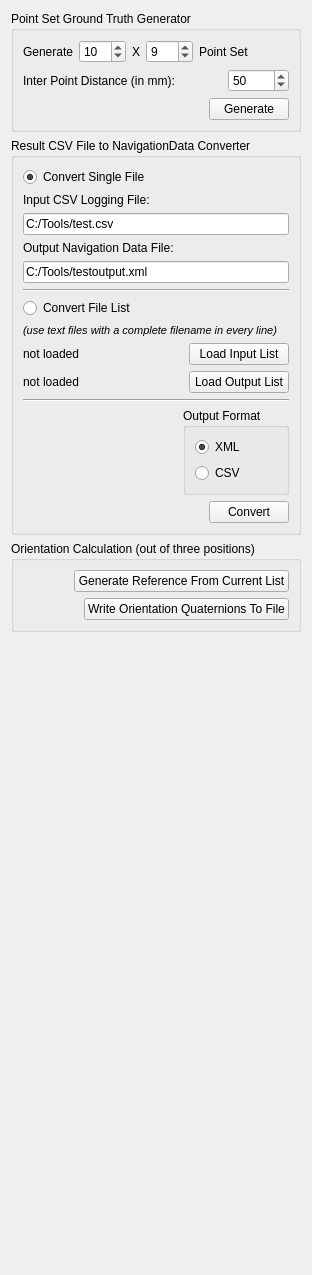
     <widget class="QWidget" name="tab_3">
      <attribute name="title">
       <string>Tools</string>
      </attribute>
      <layout class="QVBoxLayout" name="verticalLayout_10">
       <item>
        <widget class="QGroupBox" name="groupBox_2">
         <property name="title">
          <string>Point Set Ground Truth Generator</string>
         </property>
         <layout class="QVBoxLayout" name="verticalLayout_6">
          <item>
           <layout class="QHBoxLayout" name="horizontalLayout_8">
            <item>
             <widget class="QLabel" name="label_8">
              <property name="text">
               <string>Generate</string>
              </property>
             </widget>
            </item>
            <item>
             <widget class="QSpinBox" name="m_PointNumber1">
              <property name="minimum">
               <number>1</number>
              </property>
              <property name="maximum">
               <number>999</number>
              </property>
              <property name="value">
               <number>10</number>
              </property>
             </widget>
            </item>
            <item>
             <widget class="QLabel" name="label_9">
              <property name="text">
               <string>X</string>
              </property>
             </widget>
            </item>
            <item>
             <widget class="QSpinBox" name="m_PointNumber2">
              <property name="minimum">
               <number>1</number>
              </property>
              <property name="maximum">
               <number>999</number>
              </property>
              <property name="value">
               <number>9</number>
              </property>
             </widget>
            </item>
            <item>
             <widget class="QLabel" name="label_10">
              <property name="text">
               <string>Point Set</string>
              </property>
             </widget>
            </item>
            <item>
             <spacer name="horizontalSpacer_7">
              <property name="orientation">
               <enum>Qt::Horizontal</enum>
              </property>
              <property name="sizeHint" stdset="0">
               <size>
                <width>40</width>
                <height>20</height>
               </size>
              </property>
             </spacer>
            </item>
           </layout>
          </item>
          <item>
           <layout class="QHBoxLayout" name="horizontalLayout_7">
            <item>
             <widget class="QLabel" name="label_11">
              <property name="text">
               <string>Inter Point Distance (in mm):</string>
              </property>
             </widget>
            </item>
            <item>
             <spacer name="horizontalSpacer_8">
              <property name="orientation">
               <enum>Qt::Horizontal</enum>
              </property>
              <property name="sizeHint" stdset="0">
               <size>
                <width>40</width>
                <height>20</height>
               </size>
              </property>
             </spacer>
            </item>
            <item>
             <widget class="QSpinBox" name="m_PointDistance">
              <property name="minimum">
               <number>1</number>
              </property>
              <property name="maximum">
               <number>99999</number>
              </property>
              <property name="value">
               <number>50</number>
              </property>
             </widget>
            </item>
           </layout>
          </item>
          <item>
           <layout class="QHBoxLayout" name="horizontalLayout_9">
            <item>
             <spacer name="horizontalSpacer_6">
              <property name="orientation">
               <enum>Qt::Horizontal</enum>
              </property>
              <property name="sizeHint" stdset="0">
               <size>
                <width>40</width>
                <height>20</height>
               </size>
              </property>
             </spacer>
            </item>
            <item>
             <widget class="QPushButton" name="m_GeneratePointSet">
              <property name="text">
               <string>Generate</string>
              </property>
             </widget>
            </item>
           </layout>
          </item>
         </layout>
        </widget>
       </item>
       <item>
        <widget class="QGroupBox" name="groupBox_3">
         <property name="title">
          <string>Result CSV File to NavigationData Converter</string>
         </property>
         <layout class="QVBoxLayout" name="verticalLayout_7">
          <item>
           <widget class="QRadioButton" name="m_ConvertSingleFile">
            <property name="text">
             <string>Convert Single File</string>
            </property>
            <property name="checked">
             <bool>true</bool>
            </property>
           </widget>
          </item>
          <item>
           <widget class="QLabel" name="label_12">
            <property name="text">
             <string>Input CSV Logging File:</string>
            </property>
           </widget>
          </item>
          <item>
           <widget class="QLineEdit" name="m_InputCSV">
            <property name="text">
             <string>C:/Tools/test.csv</string>
            </property>
           </widget>
          </item>
          <item>
           <widget class="QLabel" name="label_13">
            <property name="text">
             <string>Output Navigation Data File:</string>
            </property>
           </widget>
          </item>
          <item>
           <widget class="QLineEdit" name="m_OutputXML">
            <property name="text">
             <string>C:/Tools/testoutput.xml</string>
            </property>
           </widget>
          </item>
          <item>
           <widget class="Line" name="line_2">
            <property name="orientation">
             <enum>Qt::Horizontal</enum>
            </property>
           </widget>
          </item>
          <item>
           <widget class="QRadioButton" name="m_ConvertFileList">
            <property name="text">
             <string>Convert File List</string>
            </property>
           </widget>
          </item>
          <item>
           <widget class="QLabel" name="label_14">
            <property name="text">
             <string>&lt;!DOCTYPE HTML PUBLIC &quot;-//W3C//DTD HTML 4.0//EN&quot; &quot;http://www.w3.org/TR/REC-html40/strict.dtd&quot;&gt;
&lt;html&gt;&lt;head&gt;&lt;meta name=&quot;qrichtext&quot; content=&quot;1&quot; /&gt;&lt;style type=&quot;text/css&quot;&gt;
p, li { white-space: pre-wrap; }
&lt;/style&gt;&lt;/head&gt;&lt;body style=&quot; font-family:'MS Shell Dlg 2'; font-size:8.25pt; font-weight:400; font-style:normal;&quot;&gt;
&lt;p style=&quot; margin-top:0px; margin-bottom:0px; margin-left:0px; margin-right:0px; -qt-block-indent:0; text-indent:0px;&quot;&gt;&lt;span style=&quot; font-size:8pt; font-style:italic;&quot;&gt;(use text files with a complete filename in every line)&lt;/span&gt;&lt;/p&gt;&lt;/body&gt;&lt;/html&gt;</string>
            </property>
           </widget>
          </item>
          <item>
           <layout class="QHBoxLayout" name="horizontalLayout_11">
            <item>
             <widget class="QLabel" name="m_labelCSVtoXMLInputList">
              <property name="text">
               <string>not loaded</string>
              </property>
             </widget>
            </item>
            <item>
             <spacer name="horizontalSpacer_10">
              <property name="orientation">
               <enum>Qt::Horizontal</enum>
              </property>
              <property name="sizeHint" stdset="0">
               <size>
                <width>40</width>
                <height>20</height>
               </size>
              </property>
             </spacer>
            </item>
            <item>
             <widget class="QPushButton" name="m_loadCSVtoXMLInputList">
              <property name="minimumSize">
               <size>
                <width>100</width>
                <height>0</height>
               </size>
              </property>
              <property name="text">
               <string>Load Input List</string>
              </property>
             </widget>
            </item>
           </layout>
          </item>
          <item>
           <layout class="QHBoxLayout" name="horizontalLayout_12">
            <item>
             <widget class="QLabel" name="m_labelCSVtoXMLOutputList">
              <property name="text">
               <string>not loaded</string>
              </property>
             </widget>
            </item>
            <item>
             <spacer name="horizontalSpacer_11">
              <property name="orientation">
               <enum>Qt::Horizontal</enum>
              </property>
              <property name="sizeHint" stdset="0">
               <size>
                <width>40</width>
                <height>20</height>
               </size>
              </property>
             </spacer>
            </item>
            <item>
             <widget class="QPushButton" name="m_loadCSVtoXMLOutputList">
              <property name="minimumSize">
               <size>
                <width>100</width>
                <height>0</height>
               </size>
              </property>
              <property name="text">
               <string>Load Output List</string>
              </property>
             </widget>
            </item>
           </layout>
          </item>
          <item>
           <widget class="Line" name="line">
            <property name="orientation">
             <enum>Qt::Horizontal</enum>
            </property>
           </widget>
          </item>
          <item>
           <layout class="QHBoxLayout" name="horizontalLayout_14">
            <item>
             <spacer name="horizontalSpacer_12">
              <property name="orientation">
               <enum>Qt::Horizontal</enum>
              </property>
              <property name="sizeHint" stdset="0">
               <size>
                <width>40</width>
                <height>20</height>
               </size>
              </property>
             </spacer>
            </item>
            <item>
             <widget class="QGroupBox" name="groupBox_4">
              <property name="title">
               <string>Output Format</string>
              </property>
              <layout class="QVBoxLayout" name="verticalLayout_9">
               <item>
                <widget class="QRadioButton" name="m_ConvertXML">
                 <property name="text">
                  <string>XML</string>
                 </property>
                 <property name="checked">
                  <bool>true</bool>
                 </property>
                </widget>
               </item>
               <item>
                <widget class="QRadioButton" name="m_ConvertCSV">
                 <property name="text">
                  <string>CSV</string>
                 </property>
                </widget>
               </item>
              </layout>
             </widget>
            </item>
           </layout>
          </item>
          <item>
           <layout class="QHBoxLayout" name="horizontalLayout_10">
            <item>
             <spacer name="horizontalSpacer_9">
              <property name="orientation">
               <enum>Qt::Horizontal</enum>
              </property>
              <property name="sizeHint" stdset="0">
               <size>
                <width>40</width>
                <height>20</height>
               </size>
              </property>
             </spacer>
            </item>
            <item>
             <widget class="QPushButton" name="m_Convert">
              <property name="text">
               <string>Convert</string>
              </property>
             </widget>
            </item>
           </layout>
          </item>
         </layout>
        </widget>
       </item>
       <item>
        <widget class="QGroupBox" name="groupBox_5">
         <property name="title">
          <string>Orientation Calculation (out of three positions)</string>
         </property>
         <layout class="QVBoxLayout" name="verticalLayout_8">
          <item>
           <layout class="QHBoxLayout" name="horizontalLayout_13">
            <item>
             <spacer name="horizontalSpacer_13">
              <property name="orientation">
               <enum>Qt::Horizontal</enum>
              </property>
              <property name="sizeHint" stdset="0">
               <size>
                <width>40</width>
                <height>20</height>
               </size>
              </property>
             </spacer>
            </item>
            <item>
             <widget class="QPushButton" name="m_OrientationCalculationGenerateReference">
              <property name="text">
               <string>Generate Reference From Current List</string>
              </property>
             </widget>
            </item>
           </layout>
          </item>
          <item>
           <layout class="QHBoxLayout" name="horizontalLayout_15">
            <item>
             <spacer name="horizontalSpacer_14">
              <property name="orientation">
               <enum>Qt::Horizontal</enum>
              </property>
              <property name="sizeHint" stdset="0">
               <size>
                <width>40</width>
                <height>20</height>
               </size>
              </property>
             </spacer>
            </item>
            <item>
             <widget class="QPushButton" name="m_OrientationCalculationWriteOrientationsToFile">
              <property name="text">
               <string>Write Orientation Quaternions To File</string>
              </property>
             </widget>
            </item>
           </layout>
          </item>
         </layout>
        </widget>
       </item>
       <item>
        <spacer name="verticalSpacer_3">
         <property name="orientation">
          <enum>Qt::Vertical</enum>
         </property>
         <property name="sizeHint" stdset="0">
          <size>
           <width>20</width>
           <height>632</height>
          </size>
         </property>
        </spacer>
       </item>
      </layout>
     </widget>
